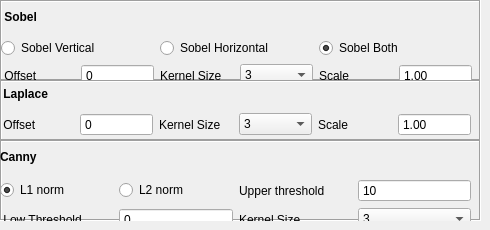
   <widget class="QWidget" name="tab_5">
    <attribute name="title">
     <string>Edge</string>
    </attribute>
    <widget class="QFrame" name="frame_sobel">
     <property name="geometry">
      <rect>
       <x>0</x>
       <y>0</y>
       <width>481</width>
       <height>81</height>
      </rect>
     </property>
     <property name="frameShape">
      <enum>QFrame::Box</enum>
     </property>
     <property name="frameShadow">
      <enum>QFrame::Sunken</enum>
     </property>
     <widget class="QWidget" name="layoutWidget">
      <property name="geometry">
       <rect>
        <x>1</x>
        <y>1</y>
        <width>471</width>
        <height>86</height>
       </rect>
      </property>
      <layout class="QVBoxLayout" name="verticalLayout_9">
       <item>
        <widget class="QLabel" name="label_25">
         <property name="font">
          <font>
           <weight>75</weight>
           <bold>true</bold>
          </font>
         </property>
         <property name="text">
          <string> Sobel</string>
         </property>
        </widget>
       </item>
       <item>
        <layout class="QHBoxLayout" name="horizontalLayout_25">
         <item>
          <widget class="QRadioButton" name="radioButton_sv">
           <property name="text">
            <string>Sobel Vertical</string>
           </property>
           <property name="checked">
            <bool>false</bool>
           </property>
          </widget>
         </item>
         <item>
          <widget class="QRadioButton" name="radioButton_sh">
           <property name="text">
            <string>Sobel Horizontal</string>
           </property>
          </widget>
         </item>
         <item>
          <widget class="QRadioButton" name="radioButton_sb">
           <property name="text">
            <string>Sobel Both</string>
           </property>
           <property name="checked">
            <bool>true</bool>
           </property>
          </widget>
         </item>
        </layout>
       </item>
       <item>
        <layout class="QHBoxLayout" name="horizontalLayout_26">
         <item>
          <widget class="QLabel" name="label_24">
           <property name="text">
            <string> Offset</string>
           </property>
          </widget>
         </item>
         <item>
          <widget class="QSpinBox" name="spinBox_off_sobel">
           <property name="buttonSymbols">
            <enum>QAbstractSpinBox::NoButtons</enum>
           </property>
           <property name="maximum">
            <number>255</number>
           </property>
          </widget>
         </item>
         <item>
          <widget class="QLabel" name="label_26">
           <property name="text">
            <string>Kernel Size</string>
           </property>
          </widget>
         </item>
         <item>
          <widget class="QComboBox" name="sobelkersize">
           <item>
            <property name="text">
             <string>3</string>
            </property>
           </item>
           <item>
            <property name="text">
             <string>5</string>
            </property>
           </item>
           <item>
            <property name="text">
             <string>7</string>
            </property>
           </item>
          </widget>
         </item>
         <item>
          <widget class="QLabel" name="label_27">
           <property name="text">
            <string>Scale</string>
           </property>
          </widget>
         </item>
         <item>
          <widget class="QDoubleSpinBox" name="sobelscale">
           <property name="buttonSymbols">
            <enum>QAbstractSpinBox::NoButtons</enum>
           </property>
           <property name="maximum">
            <double>2.000000000000000</double>
           </property>
           <property name="singleStep">
            <double>0.001000000000000</double>
           </property>
           <property name="value">
            <double>1.000000000000000</double>
           </property>
          </widget>
         </item>
        </layout>
       </item>
      </layout>
     </widget>
    </widget>
    <widget class="QFrame" name="frame_sobel_3">
     <property name="geometry">
      <rect>
       <x>0</x>
       <y>80</y>
       <width>481</width>
       <height>61</height>
      </rect>
     </property>
     <property name="frameShape">
      <enum>QFrame::Box</enum>
     </property>
     <property name="frameShadow">
      <enum>QFrame::Sunken</enum>
     </property>
     <widget class="QWidget" name="layoutWidget">
      <property name="geometry">
       <rect>
        <x>0</x>
        <y>0</y>
        <width>471</width>
        <height>56</height>
       </rect>
      </property>
      <layout class="QVBoxLayout" name="verticalLayout_21">
       <item>
        <widget class="QLabel" name="label_55">
         <property name="font">
          <font>
           <weight>75</weight>
           <bold>true</bold>
          </font>
         </property>
         <property name="text">
          <string> Laplace</string>
         </property>
        </widget>
       </item>
       <item>
        <layout class="QHBoxLayout" name="horizontalLayout_58">
         <item>
          <widget class="QLabel" name="label_56">
           <property name="text">
            <string> Offset</string>
           </property>
          </widget>
         </item>
         <item>
          <widget class="QSpinBox" name="spinBox_off_laplace">
           <property name="buttonSymbols">
            <enum>QAbstractSpinBox::NoButtons</enum>
           </property>
           <property name="maximum">
            <number>255</number>
           </property>
          </widget>
         </item>
         <item>
          <widget class="QLabel" name="label_57">
           <property name="text">
            <string>Kernel Size</string>
           </property>
          </widget>
         </item>
         <item>
          <widget class="QComboBox" name="laplacekersize">
           <item>
            <property name="text">
             <string>3</string>
            </property>
           </item>
           <item>
            <property name="text">
             <string>5</string>
            </property>
           </item>
           <item>
            <property name="text">
             <string>7</string>
            </property>
           </item>
          </widget>
         </item>
         <item>
          <widget class="QLabel" name="label_58">
           <property name="text">
            <string>Scale</string>
           </property>
          </widget>
         </item>
         <item>
          <widget class="QDoubleSpinBox" name="laplacescale">
           <property name="buttonSymbols">
            <enum>QAbstractSpinBox::NoButtons</enum>
           </property>
           <property name="maximum">
            <double>2.000000000000000</double>
           </property>
           <property name="singleStep">
            <double>0.001000000000000</double>
           </property>
           <property name="value">
            <double>1.000000000000000</double>
           </property>
          </widget>
         </item>
        </layout>
       </item>
      </layout>
     </widget>
    </widget>
    <widget class="QFrame" name="frame_sobel_4">
     <property name="geometry">
      <rect>
       <x>0</x>
       <y>140</y>
       <width>481</width>
       <height>81</height>
      </rect>
     </property>
     <property name="frameShape">
      <enum>QFrame::Box</enum>
     </property>
     <property name="frameShadow">
      <enum>QFrame::Sunken</enum>
     </property>
     <widget class="QWidget" name="layoutWidget">
      <property name="geometry">
       <rect>
        <x>0</x>
        <y>0</y>
        <width>471</width>
        <height>91</height>
       </rect>
      </property>
      <layout class="QVBoxLayout" name="verticalLayout_6">
       <item>
        <widget class="QLabel" name="label_79">
         <property name="font">
          <font>
           <weight>75</weight>
           <bold>true</bold>
          </font>
         </property>
         <property name="text">
          <string>Canny</string>
         </property>
        </widget>
       </item>
       <item>
        <layout class="QHBoxLayout" name="horizontalLayout_68">
         <item>
          <widget class="QRadioButton" name="radioButton_cl1">
           <property name="text">
            <string>L1 norm</string>
           </property>
           <property name="checked">
            <bool>true</bool>
           </property>
          </widget>
         </item>
         <item>
          <widget class="QRadioButton" name="radioButton_cl2">
           <property name="text">
            <string>L2 norm</string>
           </property>
          </widget>
         </item>
         <item>
          <widget class="QLabel" name="label_82">
           <property name="text">
            <string>Upper threshold</string>
           </property>
          </widget>
         </item>
         <item>
          <widget class="QDoubleSpinBox" name="cannyscale">
           <property name="buttonSymbols">
            <enum>QAbstractSpinBox::NoButtons</enum>
           </property>
           <property name="decimals">
            <number>0</number>
           </property>
           <property name="minimum">
            <double>0.000000000000000</double>
           </property>
           <property name="maximum">
            <double>255.000000000000000</double>
           </property>
           <property name="singleStep">
            <double>1.000000000000000</double>
           </property>
           <property name="value">
            <double>10.000000000000000</double>
           </property>
          </widget>
         </item>
        </layout>
       </item>
       <item>
        <layout class="QHBoxLayout" name="horizontalLayout_69">
         <item>
          <widget class="QLabel" name="label_80">
           <property name="text">
            <string> Low Threshold</string>
           </property>
          </widget>
         </item>
         <item>
          <widget class="QSpinBox" name="spinBox_off_canny">
           <property name="buttonSymbols">
            <enum>QAbstractSpinBox::NoButtons</enum>
           </property>
           <property name="maximum">
            <number>255</number>
           </property>
          </widget>
         </item>
         <item>
          <widget class="QLabel" name="label_81">
           <property name="text">
            <string>Kernel Size</string>
           </property>
          </widget>
         </item>
         <item>
          <widget class="QComboBox" name="cannykersize">
           <item>
            <property name="text">
             <string>3</string>
            </property>
           </item>
           <item>
            <property name="text">
             <string>5</string>
            </property>
           </item>
           <item>
            <property name="text">
             <string>7</string>
            </property>
           </item>
          </widget>
         </item>
        </layout>
       </item>
      </layout>
     </widget>
    </widget>
   </widget>
